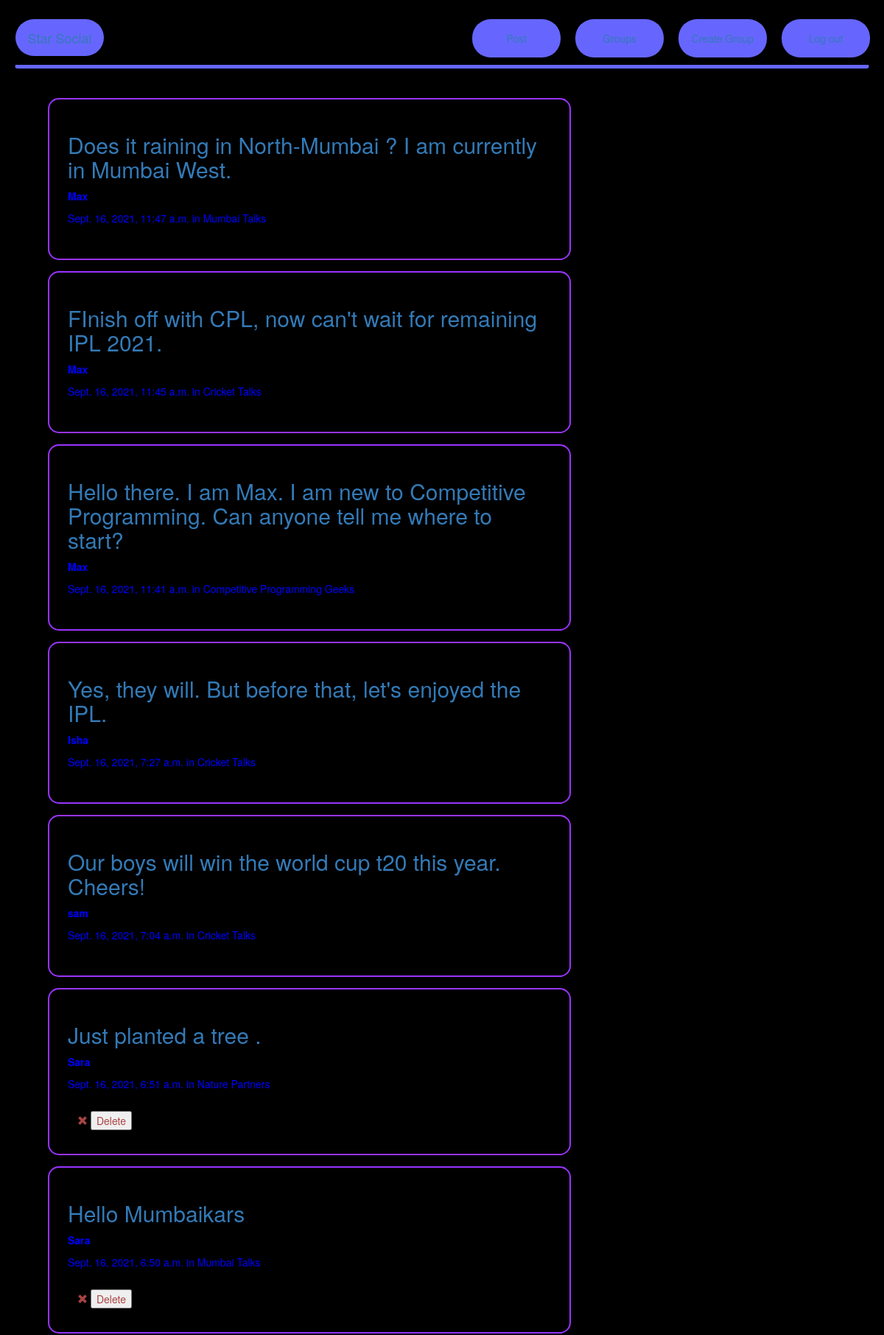
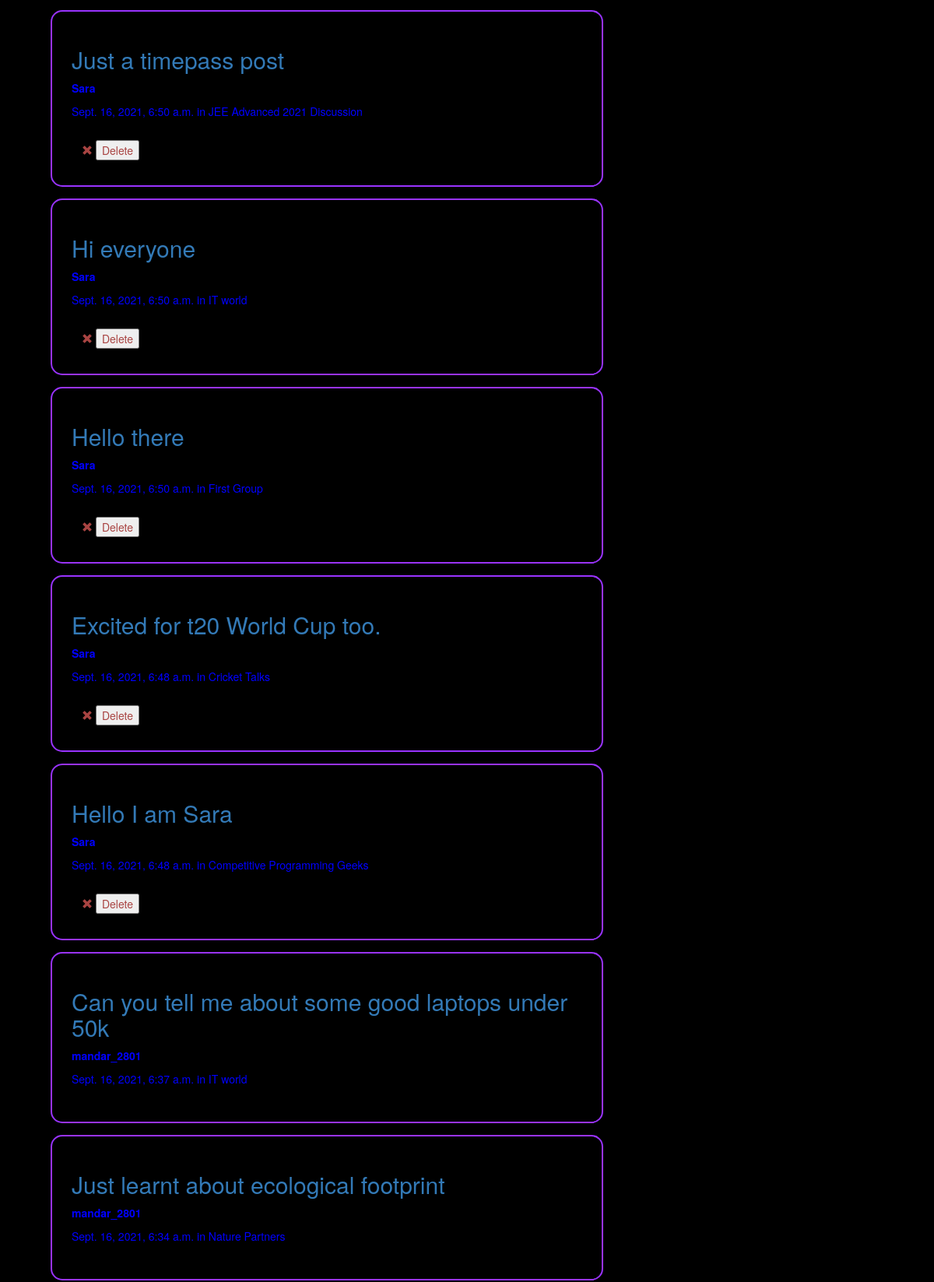
Screenshot of /posts/ (signed in, upper part) with the database file from the repository (2 pictures, top to bottom).
### posts/models.py (models this page shows, shortened)
class Post(models.Model):
    user = models.ForeignKey(User, related_name="posts",on_delete=models.CASCADE)
    created_at = models.DateTimeField(auto_now=True)
    message = models.TextField()
    message_html = models.TextField(editable=False)
    group = models.ForeignKey(Group, related_name="posts",null=True, blank=True, on_delete=models.CASCADE)
    class Meta:
        ordering = ["-created_at"]
        unique_together = ["user", "message"]

### groups/models.py (models this page shows, shortened)
class Group(models.Model):
    name = models.CharField(max_length=255, unique=True)
    slug = models.SlugField(allow_unicode=True, unique=True)
    description = models.TextField(blank=True, default='')
    description_html = models.TextField(editable=False, default='', blank=True)
    members = models.ManyToManyField(User,through="GroupMember")
    class Meta:
        ordering = ["name"]

### posts/views.py (the view)
# urls.py: path('', views.PostList.as_view(),name='all'),
class PostList(SelectRelatedMixin, generic.ListView):
    model = models.Post
    select_related = ("user", "group")

### posts/templates/posts/post_list.html (shortened to what this page needs)
{% extends "posts/post_base.html" %}
{% load humanize %}
{% block post_content %}
<div class="col-md-8">
	{% for post in post_list %}
  {% include "posts/_post.html" %}
	{% endfor %}
</div>
{% endblock %}

### posts/templates/posts/_post.html (shortened to what this page needs)
<div class="post media postBody">
	<div class="media-body">
		<h2><a href="{% url 'posts:single' username=post.user.username pk=post.pk %}">{{  post.message }}</a></h2>
		<strong>{{ post.user.username }}</strong>
		<time class="time">{{ post.created_at }}</time>
		{% if post.group %}
		<span class="group-name">in {{ post.group.name }}</span>
		{% endif %}
        <br>
		<br>
		<div class="media-footer">
			{% if user.is_authenticated and post.user == user and not hide_delete %}
				<a href="{% url 'posts:delete' pk=post.pk %}" title="delete" class="btn btn-simple">
					<span class="glyphicon glyphicon-remove text-danger" aria-hidden="true"></span>
					<button  class="text-danger icon-label">Delete</button>
				</a>
			{% endif %}
		</div>
	</div>
</div>

### static/css/master.css (style rules this page uses)
html, body { height: 100%; width: 100%; overflow: hidden; background-color: black; margin: 0; }
.postBody { background-color: black; padding : 25px; margin: 15px; border-radius: 15px; margin-right: 25px; border: 2px solid #9933ff; }

### rows the page displays
Post: message "Does it raining in North-Mumbai ? I am currently in Mumbai West.", user.username "Max", created_at "Sept. 16, 2021, 11:47 a.m.", group.name "Mumbai Talks"
Post: message "FInish off with CPL, now can't wait for remaining IPL 2021.", user.username "Max", created_at "Sept. 16, 2021, 11:45 a.m.", group.name "Cricket Talks"
Post: message "Hello there. I am Max. I am new to Competitive Programming. Can anyone tell me where to start?", user.username "Max", created_at "Sept. 16, 2021, 11:41 a.m.", group.name "Competitive Programming Geeks"
Post: message "Yes, they will. But before that, let's enjoyed the IPL.", user.username "Isha", created_at "Sept. 16, 2021, 7:27 a.m.", group.name "Cricket Talks"
Post: message "Our boys will win the world cup t20 this year. Cheers!", user.username "sam", created_at "Sept. 16, 2021, 7:04 a.m.", group.name "Cricket Talks"
Post: message "Just planted a tree .", user.username "Sara", created_at "Sept. 16, 2021, 6:51 a.m.", group.name "Nature Partners", shows "Delete"
Post: message "Hello Mumbaikars", user.username "Sara", created_at "Sept. 16, 2021, 6:50 a.m.", group.name "Mumbai Talks", shows "Delete"
Post: message "Just a timepass post", user.username "Sara", created_at "Sept. 16, 2021, 6:50 a.m.", group.name "JEE Advanced 2021 Discussion", shows "Delete"
Post: message "Hi everyone", user.username "Sara", created_at "Sept. 16, 2021, 6:50 a.m.", group.name "IT world", shows "Delete"
Post: message "Hello there", user.username "Sara", created_at "Sept. 16, 2021, 6:50 a.m.", group.name "First Group", shows "Delete"
Post: message "Excited for t20 World Cup too.", user.username "Sara", created_at "Sept. 16, 2021, 6:48 a.m.", group.name "Cricket Talks", shows "Delete"
Post: message "Hello I am Sara", user.username "Sara", created_at "Sept. 16, 2021, 6:48 a.m.", group.name "Competitive Programming Geeks", shows "Delete"
Post: message "Can you tell me about some good laptops under 50k", user.username "mandar_2801", created_at "Sept. 16, 2021, 6:37 a.m.", group.name "IT world"
Post: message "Just learnt about ecological footprint", user.username "mandar_2801", created_at "Sept. 16, 2021, 6:34 a.m.", group.name "Nature Partners"
